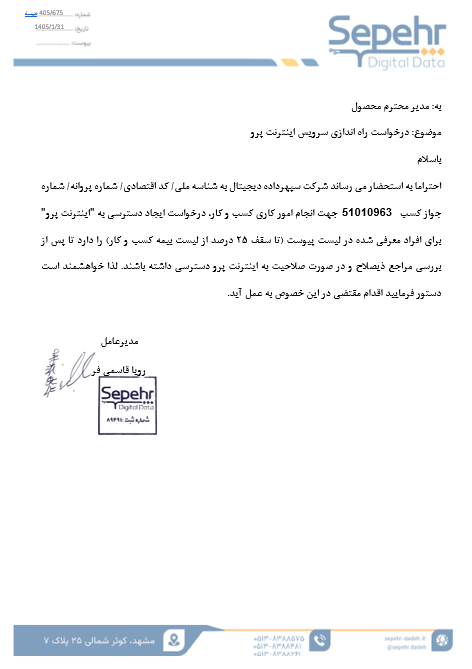
#> input picture exampel_paper.png, 472 x 669 px
$ python preprocess.py ../exampel_paper.png out.png
#> lines starting #> are read from the running program, lines starting #| are printed output that depends on the picture; after the words box and inside, x2 and y2 are one past the last pixel; in counts of white or black regions, pixels touching at a corner belong together
# -*- coding: utf-8 -*-
r"""Edge / server pre-processing: auto-crop the page, deskew, compress under a byte cap.

Used in two places with one code path:
  * server side — `prepare(image_bytes)` runs on every incoming image when
    `OCRS_PREPROCESS_INCOMING=1` (raw phone photos arrive un-cropped and skewed);
  * client spec — `python -m ocr_service.preprocess in.jpg out.jpg` is the reference
    behaviour for the mobile team, and prints the same stats the server logs.

Order matters: crop first (so the deskew angle is estimated from the page, not the
desk), deskew second, resize + compress last.

Assumptions, each marked in code:
  * page = largest bright quadrilateral-ish contour covering ≥ 20% of the frame;
    if none, the frame is kept whole (a CamScanner export is already cropped);
  * skew = dominant angle of long Hough lines within ±15°; text-line projection is
    used as a tie-break. Angles below 0.3° are not corrected;
  * output JPEG (not WebP) by default because the llama.cpp image loader has no
    WebP decoder; the mobile client may send WebP to the gateway, which transcodes.
"""
from __future__ import annotations

import argparse
import io
import json
import math
import sys
import time
from dataclasses import asdict, dataclass

import cv2
import numpy as np
from PIL import Image, ImageOps


@dataclass
class PrepStats:
    in_bytes: int
    out_bytes: int
    in_size: tuple[int, int]
    out_size: tuple[int, int]
    cropped: bool
    crop_box: tuple[int, int, int, int] | None
    skew_deg: float
    deskewed: bool
    quality: int
    format: str
    seconds: float


def _to_cv(im: Image.Image) -> np.ndarray:
    return cv2.cvtColor(np.asarray(im.convert("RGB")), cv2.COLOR_RGB2BGR)


def _to_pil(a: np.ndarray) -> Image.Image:
    return Image.fromarray(cv2.cvtColor(a, cv2.COLOR_BGR2RGB))


# --- 1. auto-crop -----------------------------------------------------------

def find_page(bgr: np.ndarray, min_area_frac: float = 0.20) -> tuple[int, int, int, int] | None:
    """Bounding box of the page, or None if the frame already is the page."""
    h, w = bgr.shape[:2]
    scale = 800 / max(h, w)
    small = cv2.resize(bgr, None, fx=scale, fy=scale) if scale < 1 else bgr.copy()
    gray = cv2.cvtColor(small, cv2.COLOR_BGR2GRAY)
    gray = cv2.GaussianBlur(gray, (5, 5), 0)
    # Paper is the bright region; Otsu separates it from a darker desk.
    _, th = cv2.threshold(gray, 0, 255, cv2.THRESH_BINARY + cv2.THRESH_OTSU)
    th = cv2.morphologyEx(th, cv2.MORPH_CLOSE, np.ones((15, 15), np.uint8))
    cnts, _ = cv2.findContours(th, cv2.RETR_EXTERNAL, cv2.CHAIN_APPROX_SIMPLE)
    if not cnts:
        return None
    c = max(cnts, key=cv2.contourArea)
    area = cv2.contourArea(c)
    if area < min_area_frac * small.shape[0] * small.shape[1]:
        return None
    x, y, bw, bh = cv2.boundingRect(c)
    # Assumption: if the page fills ≥ 97% of the frame there is nothing to crop.
    if bw * bh >= 0.97 * small.shape[0] * small.shape[1]:
        return None
    s = 1 / scale if scale < 1 else 1.0
    return (int(x * s), int(y * s), int((x + bw) * s), int((y + bh) * s))


# --- 2. deskew ----------------------------------------------------------------

def estimate_skew(bgr: np.ndarray, max_deg: float = 15.0) -> float:
    """Angle to pass to `rotate()` (OpenCV convention, CCW positive) to level the
    text lines. Text rising to the right has a negative image-space angle and needs
    a clockwise (negative) rotation, so the median line angle is returned as-is."""
    gray = cv2.cvtColor(bgr, cv2.COLOR_BGR2GRAY)
    scale = 1200 / max(gray.shape)
    if scale < 1:
        gray = cv2.resize(gray, None, fx=scale, fy=scale)
    edges = cv2.Canny(gray, 50, 150, apertureSize=3)
    lines = cv2.HoughLinesP(edges, 1, np.pi / 360, threshold=120,
                            minLineLength=gray.shape[1] // 4, maxLineGap=20)
    angles: list[float] = []
    if lines is not None:
        for x1, y1, x2, y2 in np.asarray(lines).reshape(-1, 4):
            a = math.degrees(math.atan2(y2 - y1, x2 - x1))
            if abs(a) <= max_deg:
                angles.append(a)
    if angles:
        return float(np.median(angles))
    # Tie-break / fallback: text-row projection sharpness over candidate angles.
    inv = 255 - gray
    best, best_score = 0.0, -1.0
    for a in np.arange(-max_deg, max_deg + 0.01, 0.5):
        M = cv2.getRotationMatrix2D((inv.shape[1] / 2, inv.shape[0] / 2), a, 1.0)
        r = cv2.warpAffine(inv, M, (inv.shape[1], inv.shape[0]), flags=cv2.INTER_NEAREST)
        proj = r.sum(axis=1).astype(np.float64)
        score = float(np.var(proj))
        if score > best_score:
            best, best_score = float(a), score
    return best


def rotate(bgr: np.ndarray, deg: float) -> np.ndarray:
    h, w = bgr.shape[:2]
    M = cv2.getRotationMatrix2D((w / 2, h / 2), deg, 1.0)
    cos, sin = abs(M[0, 0]), abs(M[0, 1])
    nw, nh = int(h * sin + w * cos), int(h * cos + w * sin)
    M[0, 2] += nw / 2 - w / 2
    M[1, 2] += nh / 2 - h / 2
    return cv2.warpAffine(bgr, M, (nw, nh), flags=cv2.INTER_CUBIC, borderMode=cv2.BORDER_REPLICATE)


# --- 3. compress -------------------------------------------------------------

def compress(im: Image.Image, max_bytes: int, fmt: str = "JPEG", max_edge: int = 3200,
             q_hi: int = 92, q_lo: int = 40) -> tuple[bytes, int, tuple[int, int]]:
    """Largest quality (then largest size) whose encoded output fits `max_bytes`."""
    im = ImageOps.exif_transpose(im).convert("RGB")
    if max(im.size) > max_edge:
        im.thumbnail((max_edge, max_edge), Image.LANCZOS)
    while True:
        lo, hi, best = q_lo, q_hi, None
        while lo <= hi:                          # binary search on quality
            q = (lo + hi) // 2
            buf = io.BytesIO()
            im.save(buf, fmt, quality=q, optimize=True, **({"method": 4} if fmt == "WEBP" else {}))
            if buf.tell() <= max_bytes:
                best, lo = (buf.getvalue(), q), q + 1
            else:
                hi = q - 1
        if best:
            return best[0], best[1], im.size
        # Even q_lo is too large: shrink 15% and try again.
        im = im.resize((int(im.width * 0.85), int(im.height * 0.85)), Image.LANCZOS)


# --- pipeline ---------------------------------------------------------------

def prepare(image_bytes: bytes, *, max_bytes: int = 300_000, fmt: str = "JPEG",
            max_edge: int = 3200, do_crop: bool = True, do_deskew: bool = True,
            min_skew_deg: float = 0.3) -> tuple[bytes, PrepStats]:
    t0 = time.perf_counter()
    im = ImageOps.exif_transpose(Image.open(io.BytesIO(image_bytes)))
    in_size = im.size
    bgr = _to_cv(im)

    box = find_page(bgr) if do_crop else None
    if box:
        x0, y0, x1, y1 = box
        bgr = bgr[y0:y1, x0:x1]

    skew = estimate_skew(bgr) if do_deskew else 0.0
    deskewed = do_deskew and abs(skew) >= min_skew_deg
    if deskewed:
        bgr = rotate(bgr, skew)

    out, q, out_size = compress(_to_pil(bgr), max_bytes, fmt, max_edge)
    stats = PrepStats(len(image_bytes), len(out), in_size, out_size, bool(box), box,
                      round(skew, 2), deskewed, q, fmt, round(time.perf_counter() - t0, 3))
    return out, stats


def main() -> int:
    ap = argparse.ArgumentParser(description="Reference client-side pre-processing.")
    ap.add_argument("src"); ap.add_argument("dst")
    ap.add_argument("--max-kb", type=int, default=300)
    ap.add_argument("--format", choices=["JPEG", "WEBP"], default="JPEG")
    ap.add_argument("--no-crop", action="store_true"); ap.add_argument("--no-deskew", action="store_true")
    a = ap.parse_args()
    data, st = prepare(open(a.src, "rb").read(), max_bytes=a.max_kb * 1000, fmt=a.format,
                       do_crop=not a.no_crop, do_deskew=not a.no_deskew)
#> in prepare, im is the input picture: PIL image 472x669 RGBA; mean R, G, B, A 247.2, 248.1, 249.1, 255
#> in find_page, `gray = cv2.cvtColor(small, cv2.COLOR_BGR2GRAY)`:
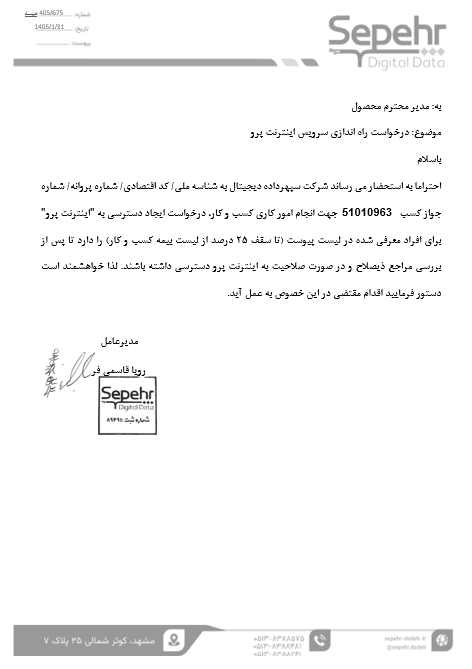
#> gray: shape (669, 472); min 0, max 255, mean 247.9
#> in find_page, `gray = cv2.GaussianBlur(gray, (5, 5), 0)`:
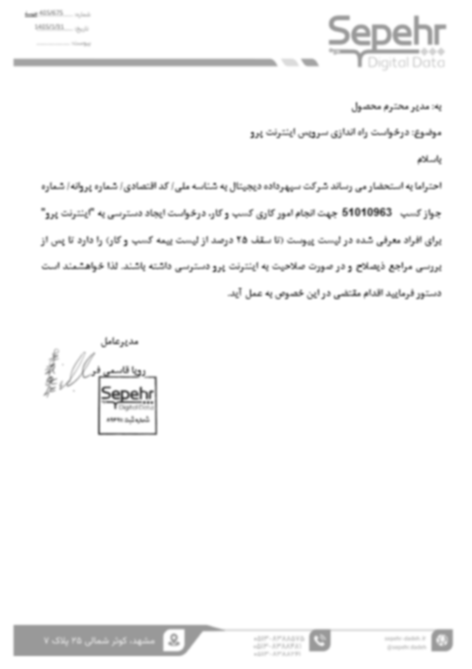
#> gray: shape (669, 472); min 77, max 255, mean 247.9
#> in find_page, `_, th = cv2.threshold(gray, 0, 255, cv2.THRESH_BINARY + cv2.THRESH_OTSU)`:
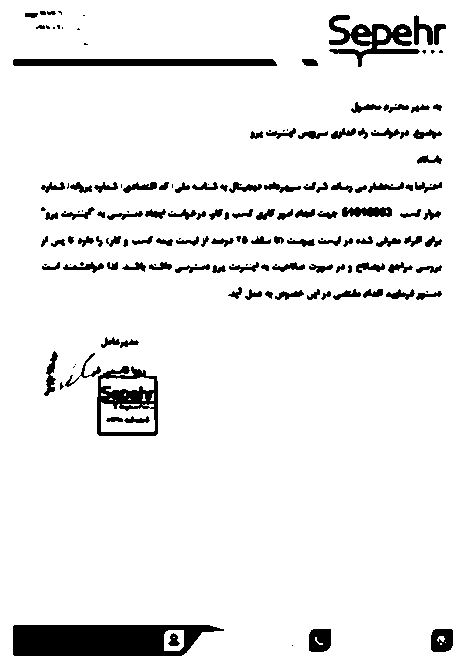
#> th: shape (669, 472); 92.8% white; 159 black regions (42 under 20 px), largest, box (x1, y1, x2, y2) and area: (13, 625, 224, 656) 5349, (97, 366, 158, 436) 1842, (13, 59, 277, 66) 1835
#> in find_page, `th = cv2.morphologyEx(th, cv2.MORPH_CLOSE, np.ones((15, 15), np.uint8))`:
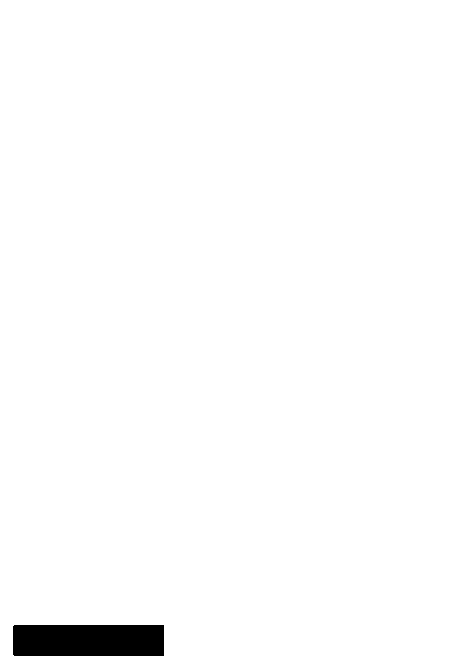
#> th: shape (669, 472); 98.5% white; 1 black region, box (x1, y1, x2, y2) and area: (13, 625, 164, 656) 4679
#> in find_page, `cnts, _ = cv2.findContours(th, cv2.RETR_EXTERNAL, cv2.CHAIN_APPROX_SIM..`: cnts = [[[0, 0], [0, 668], [471, 668], [471, 0]]]
#> in find_page, `c = max(cnts, key=cv2.contourArea)`: c = [[0, 0], [0, 668], [471, 668], [471, 0]]
#> in find_page, `area = cv2.contourArea(c)`: area = 314628
#> in find_page, `x, y, bw, bh = cv2.boundingRect(c)`: x = 0; bw = 472; bh = 669
#> in estimate_skew, `edges = cv2.Canny(gray, 50, 150, apertureSize=3)`:
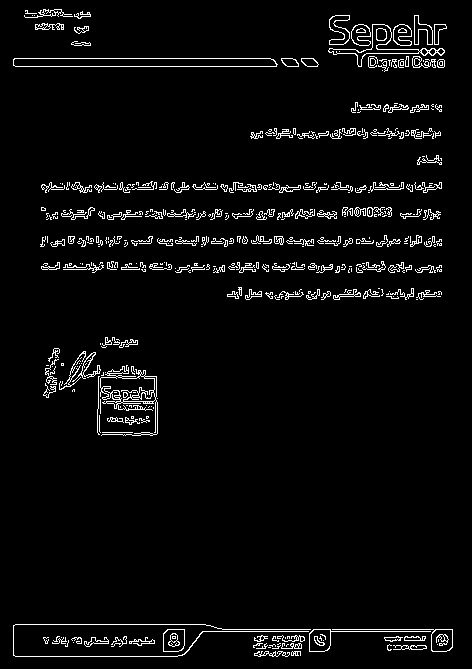
#> edges: shape (669, 472); 4% white in thin lines or dots
#> in estimate_skew, `lines = cv2.HoughLinesP(edges, 1, np.pi / 360, threshold=120, minLineL..`: lines = 21 rows, first 6: [15, 66, 317, 66], [14, 58, 313, 58], [42, 189, 435, 189], [42, 243, 441, 243], [165, 631, 452, 631], [222, 629, 452, 629]
#> the loop in estimate_skew, `for x1, y1, x2, y2 in np.asarray(lines).reshape(-1, 4):` made 21 passes
#> (x1, y1, x2, y2) on passes 1 to 12: (15, 66, 317, 66), (14, 58, 313, 58), (42, 189, 435, 189), (42, 243, 441, 243), (165, 631, 452, 631), (222, 629, 452, 629), (42, 269, 441, 269), (41, 187, 441, 187), (41, 267, 441, 267), (47, 216, 437, 216), (42, 241, 441, 241), (15, 624, 205, 624)
#> after the loop in estimate_skew, `for x1, y1, x2, y2 in np.asarray(lines).reshape(-1, 4):`: angles = [0, 0, 0, 0, 0, 0, 0, 0, 0, 0, 0, 0, 0, 0, 0, 0, 0, 0, 0, 0, 0]
#> in prepare, `skew = estimate_skew(bgr) if do_deskew else 0.0`: skew = 0
#> in prepare, `deskewed = do_deskew and abs(skew) >= min_skew_deg`: deskewed = False
#> in prepare, `out, q, out_size = compress(_to_pil(bgr), max_bytes, fmt, max_edge)`: q = 92; out_size = (472, 669)
    open(a.dst, "wb").write(data)
    print(json.dumps(asdict(st), ensure_ascii=False))
#| {"in_bytes": 48720, "out_bytes": 37568, "in_size": [472, 669], "out_size": [472, 669], "cropped": false, "crop_box": null, "skew_deg": 0.0, "deskewed": false, "quality": 92, "format": "JPEG", "seconds": 0.185}
    return 0


if __name__ == "__main__":
    sys.exit(main())
#> (the program exits here)
